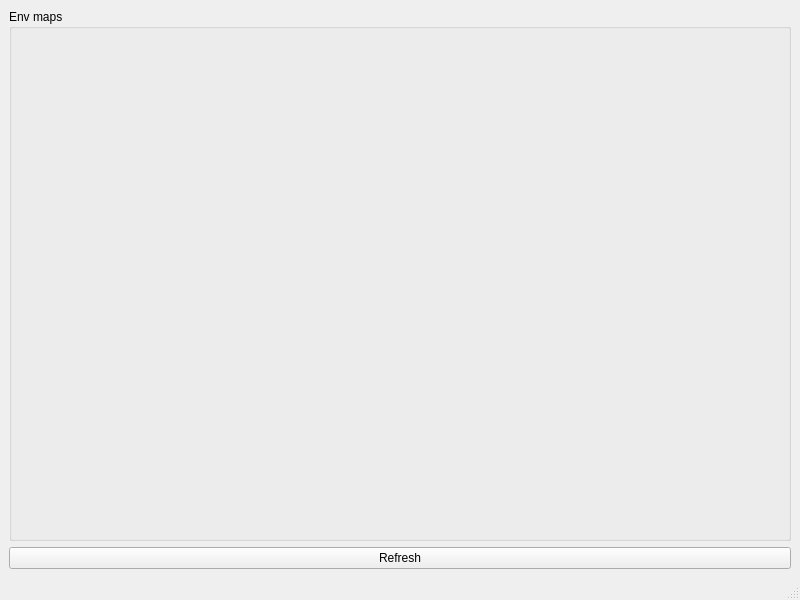
<?xml version="1.0" encoding="UTF-8"?>
<ui version="4.0">
 <class>MainWindow</class>
 <widget class="QMainWindow" name="MainWindow">
  <property name="geometry">
   <rect>
    <x>0</x>
    <y>0</y>
    <width>800</width>
    <height>600</height>
   </rect>
  </property>
  <property name="windowTitle">
   <string>MainWindow</string>
  </property>
  <widget class="QWidget" name="centralwidget">
   <layout class="QVBoxLayout" name="verticalLayout">
    <item>
     <widget class="QGroupBox" name="groupBox">
      <property name="title">
       <string>Env maps</string>
      </property>
      <layout class="QVBoxLayout" name="verticalLayout_2"/>
     </widget>
    </item>
    <item>
     <widget class="QPushButton" name="refreshButton">
      <property name="text">
       <string>Refresh</string>
      </property>
     </widget>
    </item>
   </layout>
  </widget>
  <widget class="QMenuBar" name="menubar">
   <property name="geometry">
    <rect>
     <x>0</x>
     <y>0</y>
     <width>800</width>
     <height>21</height>
    </rect>
   </property>
  </widget>
  <widget class="QStatusBar" name="statusbar"/>
 </widget>
 <resources/>
 <connections/>
</ui>
